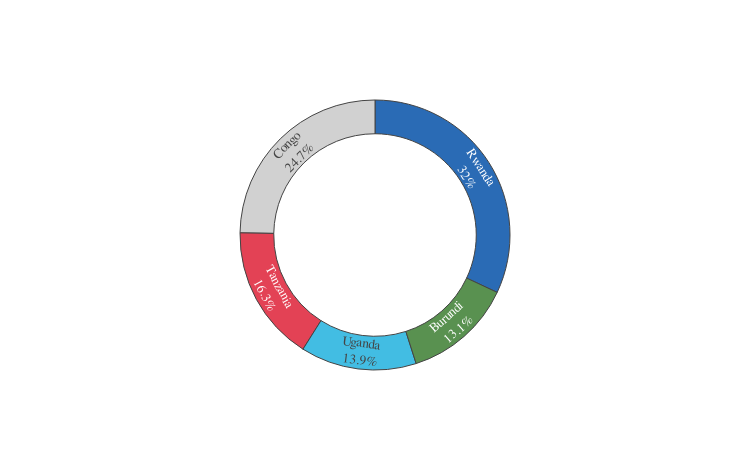

Write notebook code for a chart like this one.
### Markdown cell above
<b><span style='color:#505160;font-size:200%'>|</span><span style='color:#ffbb00;font-size:200%;font-family:calibri'> Observations by country</span></b>

<p style="text-align:justify;">
We predict emissions in Rwanda with only 32% of observations from Rwanda itself. It is also worth noting that the Congo has the lowest amount of emissions, while Rwanda has the highest. What is even more interesting is that there are 12 places in Congo where level of emission is consistently zero, 2 in Burundi and 1 in Tanzania.
</p>

### Code cell
info = countries['country'].value_counts().reset_index()
fig = go.Figure()
fig.add_trace(
    go.Pie(
        labels=info['index'],
        values=info['country'],
        textinfo='label+percent',
        textposition = 'inside',
        hoverinfo='value',
        textfont_size=22,
        marker=dict(
            colors=['#2a6bb5', '#d1d1d1', '#e34255', '#42bde3', '#599150'], 
            line=dict(color='#444444', width=1)
        ),
        hole=0.75,
        showlegend=False
    )
)

fig.update_layout(
    width=750, 
    height=450, 
    plot_bgcolor='white',
    font_family='Calibri', 
    font_color='#444444',
    hoverlabel=dict(font_size=14, font_family='Calibri')
)

fig.show()

### Figure 1 — Plotly figure (JSON) as saved in the notebook; plotly's stock layout.template omitted (floating-point values rounded to 4 significant figures)
{"data": [{"hole": 0.75, "hoverinfo": "value", "labels": ["Rwanda", "Congo", "Tanzania", "Uganda", "Burundi"], "marker": {"colors": ["#2a6bb5", "#d1d1d1", "#e34255", "#42bde3", "#599150"], "line": {"color": "#444444", "width": 1}}, "showlegend": false, "textfont": {"size": 22}, "textinfo": "label+percent", "textposition": "inside", "values": [159, 123, 81, 69, 65], "type": "pie"}], "layout": {"font": {"family": "Calibri", "color": "#444444"}, "hoverlabel": {"font": {"size": 14, "family": "Calibri"}}, "width": 750, "height": 450, "plot_bgcolor": "white"}}
